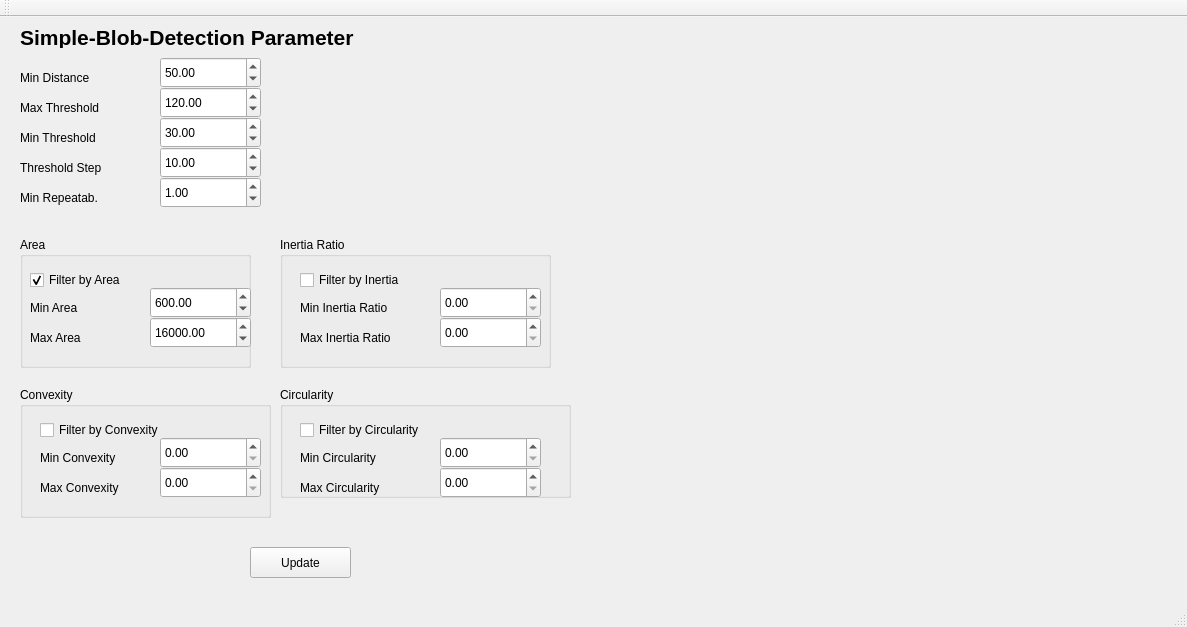
<?xml version="1.0" encoding="UTF-8"?>
<ui version="4.0">
 <class>MainWindow</class>
 <widget class="QMainWindow" name="MainWindow">
  <property name="geometry">
   <rect>
    <x>0</x>
    <y>0</y>
    <width>1187</width>
    <height>627</height>
   </rect>
  </property>
  <property name="windowTitle">
   <string>MainWindow</string>
  </property>
  <widget class="QWidget" name="centralWidget">
   <widget class="QLabel" name="label">
    <property name="geometry">
     <rect>
      <x>20</x>
      <y>50</y>
      <width>101</width>
      <height>21</height>
     </rect>
    </property>
    <property name="text">
     <string>Min Distance</string>
    </property>
   </widget>
   <widget class="QLabel" name="label_2">
    <property name="geometry">
     <rect>
      <x>20</x>
      <y>140</y>
      <width>111</width>
      <height>21</height>
     </rect>
    </property>
    <property name="text">
     <string>Threshold Step</string>
    </property>
   </widget>
   <widget class="QLabel" name="label_3">
    <property name="geometry">
     <rect>
      <x>20</x>
      <y>170</y>
      <width>111</width>
      <height>21</height>
     </rect>
    </property>
    <property name="text">
     <string>Min Repeatab.</string>
    </property>
   </widget>
   <widget class="QLabel" name="label_4">
    <property name="geometry">
     <rect>
      <x>20</x>
      <y>80</y>
      <width>111</width>
      <height>21</height>
     </rect>
    </property>
    <property name="text">
     <string>Max Threshold</string>
    </property>
   </widget>
   <widget class="QLabel" name="label_10">
    <property name="geometry">
     <rect>
      <x>20</x>
      <y>10</y>
      <width>371</width>
      <height>21</height>
     </rect>
    </property>
    <property name="font">
     <font>
      <pointsize>16</pointsize>
      <weight>75</weight>
      <bold>true</bold>
     </font>
    </property>
    <property name="text">
     <string>Simple-Blob-Detection Parameter</string>
    </property>
   </widget>
   <widget class="QPushButton" name="Parameter_Updated">
    <property name="geometry">
     <rect>
      <x>250</x>
      <y>530</y>
      <width>101</width>
      <height>31</height>
     </rect>
    </property>
    <property name="text">
     <string>Update</string>
    </property>
   </widget>
   <widget class="QGroupBox" name="groupBox">
    <property name="geometry">
     <rect>
      <x>20</x>
      <y>220</y>
      <width>231</width>
      <height>131</height>
     </rect>
    </property>
    <property name="title">
     <string>Area</string>
    </property>
    <widget class="QCheckBox" name="cB_filterByArea">
     <property name="geometry">
      <rect>
       <x>10</x>
       <y>30</y>
       <width>141</width>
       <height>26</height>
      </rect>
     </property>
     <property name="text">
      <string>Filter by Area</string>
     </property>
     <property name="checked">
      <bool>true</bool>
     </property>
    </widget>
    <widget class="QLabel" name="label_5">
     <property name="geometry">
      <rect>
       <x>10</x>
       <y>60</y>
       <width>101</width>
       <height>21</height>
      </rect>
     </property>
     <property name="text">
      <string>Min Area</string>
     </property>
    </widget>
    <widget class="QLabel" name="label_6">
     <property name="geometry">
      <rect>
       <x>10</x>
       <y>90</y>
       <width>101</width>
       <height>21</height>
      </rect>
     </property>
     <property name="text">
      <string>Max Area</string>
     </property>
    </widget>
    <widget class="QDoubleSpinBox" name="dSB_minArea">
     <property name="geometry">
      <rect>
       <x>130</x>
       <y>50</y>
       <width>101</width>
       <height>31</height>
      </rect>
     </property>
     <property name="maximum">
      <double>100000.000000000000000</double>
     </property>
     <property name="value">
      <double>600.000000000000000</double>
     </property>
    </widget>
    <widget class="QDoubleSpinBox" name="dSB_maxArea">
     <property name="geometry">
      <rect>
       <x>130</x>
       <y>80</y>
       <width>101</width>
       <height>31</height>
      </rect>
     </property>
     <property name="maximum">
      <double>100000.000000000000000</double>
     </property>
     <property name="value">
      <double>16000.000000000000000</double>
     </property>
    </widget>
   </widget>
   <widget class="QGroupBox" name="groupBox_2">
    <property name="geometry">
     <rect>
      <x>280</x>
      <y>370</y>
      <width>291</width>
      <height>111</height>
     </rect>
    </property>
    <property name="title">
     <string>Circularity</string>
    </property>
    <widget class="QCheckBox" name="cB_filterByCircularity">
     <property name="geometry">
      <rect>
       <x>20</x>
       <y>30</y>
       <width>191</width>
       <height>26</height>
      </rect>
     </property>
     <property name="text">
      <string>Filter by Circularity</string>
     </property>
    </widget>
    <widget class="QLabel" name="label_12">
     <property name="geometry">
      <rect>
       <x>20</x>
       <y>60</y>
       <width>111</width>
       <height>21</height>
      </rect>
     </property>
     <property name="text">
      <string>Min Circularity</string>
     </property>
    </widget>
    <widget class="QLabel" name="label_13">
     <property name="geometry">
      <rect>
       <x>20</x>
       <y>90</y>
       <width>111</width>
       <height>21</height>
      </rect>
     </property>
     <property name="text">
      <string>Max Circularity</string>
     </property>
    </widget>
    <widget class="QDoubleSpinBox" name="dSB_maxCircularity">
     <property name="geometry">
      <rect>
       <x>160</x>
       <y>80</y>
       <width>101</width>
       <height>31</height>
      </rect>
     </property>
    </widget>
    <widget class="QDoubleSpinBox" name="dSB_minCircularity">
     <property name="geometry">
      <rect>
       <x>160</x>
       <y>50</y>
       <width>101</width>
       <height>31</height>
      </rect>
     </property>
    </widget>
   </widget>
   <widget class="QLabel" name="label_11">
    <property name="geometry">
     <rect>
      <x>20</x>
      <y>110</y>
      <width>111</width>
      <height>21</height>
     </rect>
    </property>
    <property name="text">
     <string>Min Threshold</string>
    </property>
   </widget>
   <widget class="QGroupBox" name="groupBox_3">
    <property name="geometry">
     <rect>
      <x>20</x>
      <y>370</y>
      <width>251</width>
      <height>131</height>
     </rect>
    </property>
    <property name="title">
     <string>Convexity</string>
    </property>
    <widget class="QCheckBox" name="cB_filterByConvexity">
     <property name="geometry">
      <rect>
       <x>20</x>
       <y>30</y>
       <width>171</width>
       <height>26</height>
      </rect>
     </property>
     <property name="text">
      <string>Filter by Convexity</string>
     </property>
    </widget>
    <widget class="QLabel" name="label_7">
     <property name="geometry">
      <rect>
       <x>20</x>
       <y>90</y>
       <width>121</width>
       <height>21</height>
      </rect>
     </property>
     <property name="text">
      <string>Max Convexity</string>
     </property>
    </widget>
    <widget class="QLabel" name="label_8">
     <property name="geometry">
      <rect>
       <x>20</x>
       <y>60</y>
       <width>121</width>
       <height>21</height>
      </rect>
     </property>
     <property name="text">
      <string>Min Convexity</string>
     </property>
    </widget>
    <widget class="QDoubleSpinBox" name="dSB_maxConvexity">
     <property name="geometry">
      <rect>
       <x>140</x>
       <y>80</y>
       <width>101</width>
       <height>31</height>
      </rect>
     </property>
    </widget>
    <widget class="QDoubleSpinBox" name="dSB_minConvexity">
     <property name="geometry">
      <rect>
       <x>140</x>
       <y>50</y>
       <width>101</width>
       <height>31</height>
      </rect>
     </property>
    </widget>
   </widget>
   <widget class="QGroupBox" name="groupBox_4">
    <property name="geometry">
     <rect>
      <x>280</x>
      <y>220</y>
      <width>271</width>
      <height>131</height>
     </rect>
    </property>
    <property name="title">
     <string>Inertia Ratio</string>
    </property>
    <widget class="QCheckBox" name="cB_filterByInertia">
     <property name="geometry">
      <rect>
       <x>20</x>
       <y>30</y>
       <width>171</width>
       <height>26</height>
      </rect>
     </property>
     <property name="text">
      <string>Filter by Inertia</string>
     </property>
    </widget>
    <widget class="QLabel" name="label_9">
     <property name="geometry">
      <rect>
       <x>20</x>
       <y>90</y>
       <width>121</width>
       <height>21</height>
      </rect>
     </property>
     <property name="text">
      <string>Max Inertia Ratio</string>
     </property>
    </widget>
    <widget class="QLabel" name="label_14">
     <property name="geometry">
      <rect>
       <x>20</x>
       <y>60</y>
       <width>121</width>
       <height>21</height>
      </rect>
     </property>
     <property name="text">
      <string>Min Inertia Ratio</string>
     </property>
    </widget>
    <widget class="QDoubleSpinBox" name="dSB_maxInertia">
     <property name="geometry">
      <rect>
       <x>160</x>
       <y>80</y>
       <width>101</width>
       <height>31</height>
      </rect>
     </property>
     <property name="maximum">
      <double>1.000000000000000</double>
     </property>
     <property name="singleStep">
      <double>0.100000000000000</double>
     </property>
    </widget>
    <widget class="QDoubleSpinBox" name="dSB_minInertia">
     <property name="geometry">
      <rect>
       <x>160</x>
       <y>50</y>
       <width>101</width>
       <height>31</height>
      </rect>
     </property>
     <property name="maximum">
      <double>1.000000000000000</double>
     </property>
     <property name="singleStep">
      <double>0.100000000000000</double>
     </property>
    </widget>
   </widget>
   <widget class="QDoubleSpinBox" name="dSB_minDistance">
    <property name="geometry">
     <rect>
      <x>160</x>
      <y>40</y>
      <width>101</width>
      <height>31</height>
     </rect>
    </property>
    <property name="maximum">
     <double>99999.000000000000000</double>
    </property>
    <property name="value">
     <double>50.000000000000000</double>
    </property>
   </widget>
   <widget class="QDoubleSpinBox" name="dSB_maxThreshold">
    <property name="geometry">
     <rect>
      <x>160</x>
      <y>70</y>
      <width>101</width>
      <height>31</height>
     </rect>
    </property>
    <property name="maximum">
     <double>100000.000000000000000</double>
    </property>
    <property name="value">
     <double>120.000000000000000</double>
    </property>
   </widget>
   <widget class="QDoubleSpinBox" name="dSB_minThreshold">
    <property name="geometry">
     <rect>
      <x>160</x>
      <y>100</y>
      <width>101</width>
      <height>31</height>
     </rect>
    </property>
    <property name="maximum">
     <double>10000.000000000000000</double>
    </property>
    <property name="value">
     <double>30.000000000000000</double>
    </property>
   </widget>
   <widget class="QDoubleSpinBox" name="dSB_thresholdStep">
    <property name="geometry">
     <rect>
      <x>160</x>
      <y>130</y>
      <width>101</width>
      <height>31</height>
     </rect>
    </property>
    <property name="value">
     <double>10.000000000000000</double>
    </property>
   </widget>
   <widget class="QDoubleSpinBox" name="dSB_minRepeatability">
    <property name="geometry">
     <rect>
      <x>160</x>
      <y>160</y>
      <width>101</width>
      <height>31</height>
     </rect>
    </property>
    <property name="value">
     <double>1.000000000000000</double>
    </property>
   </widget>
   <widget class="QLabel" name="label_15">
    <property name="geometry">
     <rect>
      <x>570</x>
      <y>30</y>
      <width>601</width>
      <height>471</height>
     </rect>
    </property>
    <property name="text">
     <string/>
    </property>
   </widget>
  </widget>
  <widget class="QToolBar" name="mainToolBar">
   <attribute name="toolBarArea">
    <enum>TopToolBarArea</enum>
   </attribute>
   <attribute name="toolBarBreak">
    <bool>false</bool>
   </attribute>
  </widget>
  <widget class="QStatusBar" name="statusBar"/>
 </widget>
 <layoutdefault spacing="6" margin="11"/>
 <resources/>
 <connections/>
</ui>
